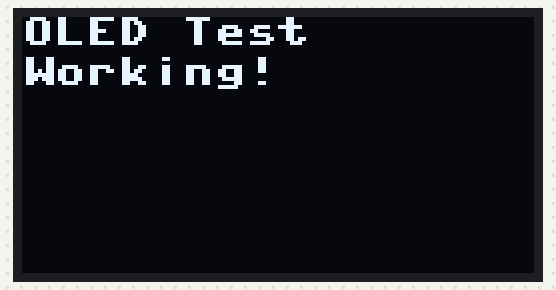
The program below on a simulated ESP32 board running MicroPython. Shown: 128×64 one-colour display. What the program prints to the serial console is not drawn. At 2.1 s the program stops and its outputs stay as they are.

Above: at 0.1 s.

The program:

oled_troubleshooting.py
```python
# OLED Display Troubleshooting Guide
# This will help you diagnose and fix the OLED connection issue

from machine import Pin, SoftI2C, I2C
import time

print("🔍 OLED Display Troubleshooting")
print("=" * 50)

def test_i2c_scan():
    """Scan for I2C devices to see what's connected"""
    print("\n📡 Scanning for I2C devices...")

    # Try different I2C configurations
    i2c_configs = [
        ("SoftI2C - Pins 13,15", SoftI2C(sda=Pin(13), scl=Pin(15))),
        ("SoftI2C - Pins 21,22", SoftI2C(sda=Pin(21), scl=Pin(22))),
        ("Hardware I2C - Pins 21,22", I2C(0, sda=Pin(21), scl=Pin(22))),
        ("Hardware I2C - Pins 22,21", I2C(0, sda=Pin(22), scl=Pin(21)))
    ]

    for config_name, i2c in i2c_configs:
        try:
            print(f"\n🔍 Testing {config_name}:")
            devices = i2c.scan()
            if devices:
                print(f"  ✅ Found {len(devices)} device(s):")
                for device in devices:
                    print(f"    Address: 0x{device:02X} ({device})")
                    # Common OLED addresses
                    if device in [0x3C, 0x3D, 0x78, 0x7A]:
                        print(f"    ⭐ This looks like an OLED display!")
            else:
                print(f"  ❌ No devices found")
        except Exception as e:
            print(f"  ❌ Error: {e}")

    return devices if 'devices' in locals() else []

def test_oled_connection():
    """Test OLED display connection"""
    print("\n📺 Testing OLED Display Connection")

    try:
        from machine import Pin, SoftI2C
        import ssd1306

        # Try different pin combinations
        pin_combinations = [
            (13, 15),  # Original pins
            (21, 22),  # Alternative pins
            (22, 21),  # Swapped pins
            (4, 5),    # Another alternative
            (18, 19)   # Another alternative
        ]

        for sda_pin, scl_pin in pin_combinations:
            print(f"\n🔍 Testing OLED with SDA={sda_pin}, SCL={scl_pin}:")
            try:
                i2c = SoftI2C(sda=Pin(sda_pin), scl=Pin(scl_pin))
                oled = ssd1306.SSD1306_I2C(128, 64, i2c)

                # Test basic functionality
                oled.fill(0)
                oled.text("OLED Test", 0, 0)
                oled.text("Working!", 0, 10)
                oled.show()

                print(f"  ✅ SUCCESS! OLED working on pins {sda_pin}, {scl_pin}")
                time.sleep(2)

                # Clear display
                oled.fill(0)
                oled.show()
                return True

            except Exception as e:
                print(f"  ❌ Failed: {e}")

        return False

    except ImportError:
        print("❌ ssd1306 library not found!")
        print("💡 Make sure ssd1306.py is uploaded to your ESP32")
        return False
    except Exception as e:
        print(f"❌ General error: {e}")
        return False

def check_hardware_connections():
    """Check hardware connections"""
    print("\n🔌 Hardware Connection Check")
    print("=" * 30)

    print("📋 Required Connections:")
    print("  OLED Display -> ESP32")
    print("  VCC -> 3.3V")
    print("  GND -> GND")
    print("  SDA -> GPIO 13 (or 21)")
    print("  SCL -> GPIO 15 (or 22)")

    print("\n🔍 Common Issues:")
    print("  1. ❌ OLED not connected")
    print("  2. ❌ Wrong pin numbers")
    print("  3. ❌ Loose connections")
    print("  4. ❌ Wrong voltage (needs 3.3V, not 5V)")
    print("  5. ❌ Missing ssd1306 library")

    print("\n💡 Troubleshooting Steps:")
    print("  1. Check all wire connections")
    print("  2. Try different pin combinations")
    print("  3. Make sure OLED is powered (3.3V)")
    print("  4. Upload ssd1306.py library")
    print("  5. Try a different OLED display")

def run_diagnostic():
    """Run complete diagnostic"""
    print("🚀 OLED Display Diagnostic")
    print("=" * 50)

    # Step 1: Scan for I2C devices
    devices = test_i2c_scan()

    # Step 2: Test OLED connection
    oled_working = test_oled_connection()

    # Step 3: Check hardware
    check_hardware_connections()

    # Summary
    print("\n" + "=" * 50)
    print("📊 DIAGNOSTIC SUMMARY")
    print("=" * 50)

    if devices:
        print(f"✅ I2C devices found: {len(devices)}")
        for device in devices:
            print(f"   Address: 0x{device:02X}")
    else:
        print("❌ No I2C devices found")

    if oled_working:
        print("✅ OLED display is working!")
    else:
        print("❌ OLED display not working")
        print("💡 Check hardware connections and try different pins")

    print("\n🎯 Next Steps:")
    if not devices:
        print("  1. Check I2C wire connections")
        print("  2. Try different pin combinations")
        print("  3. Make sure OLED is powered")
    elif not oled_working:
        print("  1. Upload ssd1306.py library")
        print("  2. Try different OLED addresses")
        print("  3. Check OLED display type")
    else:
        print("  1. Your OLED is working! 🎉")
        print("  2. You can now use OLED in your projects")

# Run the diagnostic
if __name__ == "__main__":
    run_diagnostic()
```

Measured:
- what the display in image 0 shows lasts 2.0 s, from 0.1 s to 2.1 s
